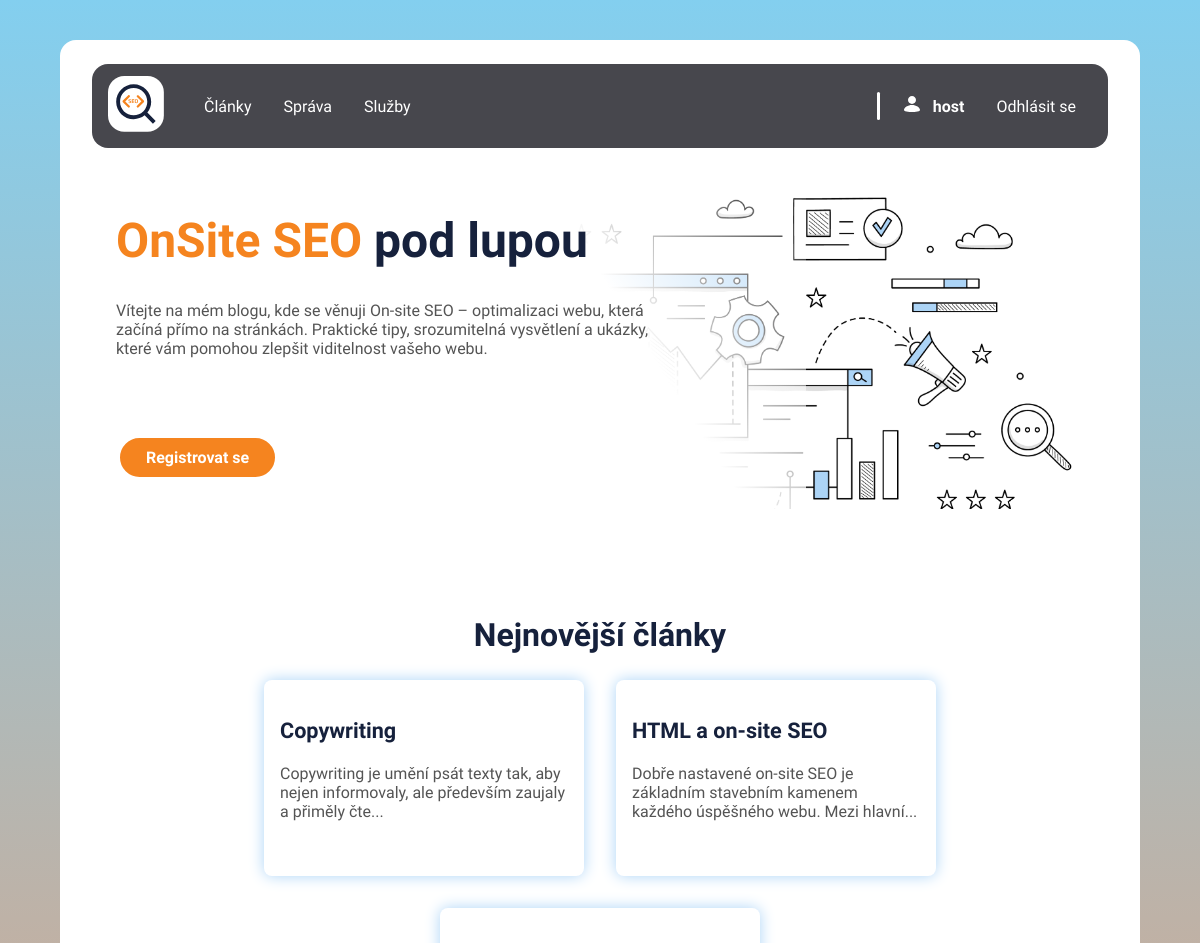
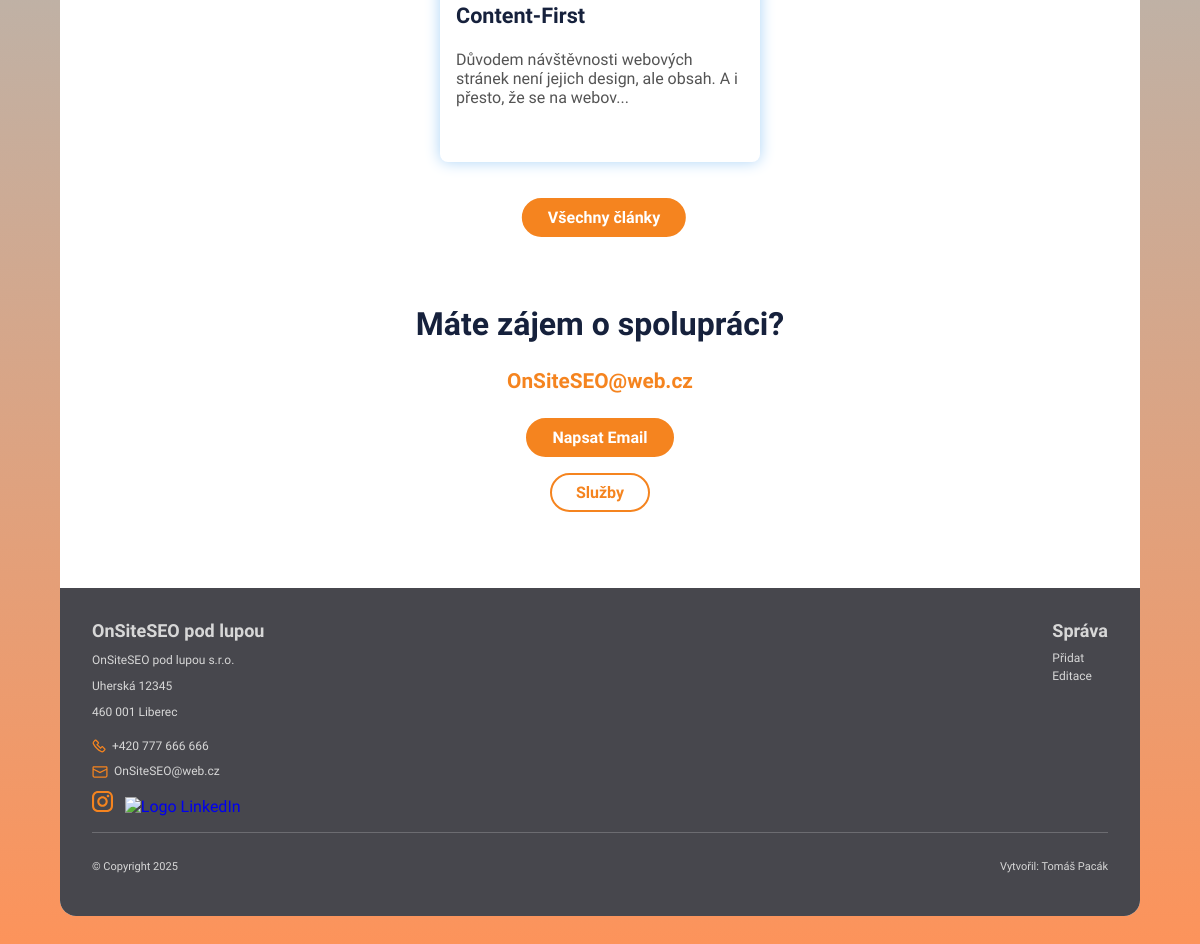
The page /app/views/blog/index.php (signed in) on the database its author committed (2 pictures, top to bottom).
### tables this page shows
CREATE TABLE `clanky` (
  `id` int(11) NOT NULL,
  `title` varchar(255) NOT NULL,
  `author` varchar(255) NOT NULL,
  `category` varchar(100) DEFAULT NULL,
  `text` mediumtext NOT NULL,
  `sources` text NOT NULL,
  `images` longtext DEFAULT NULL CHECK (json_valid(`images`)),
  `created_at` timestamp NOT NULL DEFAULT current_timestamp(),
  `updated_at` timestamp NOT NULL DEFAULT current_timestamp() ON UPDATE current_timestamp(),
  `user_id` int(11) NOT NULL
);

### app/models/Clanek.php (called while the page is built, shortened)
<?php
class Clanek {
    private $db;
    public function __construct($db) {
        $this->db = $db;
    }
    public function getAll(int $limit = null): array {
        $sql = "SELECT * FROM clanky ORDER BY created_at DESC";
        if ($limit !== null) {
            $sql .= " LIMIT " . (int)$limit;
        }
        $stmt = $this->db->prepare($sql);
        $stmt->execute();
        return $stmt->fetchAll(PDO::FETCH_ASSOC);
    }
}

### app/views/blog/index.php (the view, shortened to what this page needs)
<?php
require_once '../../models/Clanek.php';
$db = (new Database())->getConnection();
$clanekModel = new Clanek($db);
$clanky = $clanekModel->getAll(3);
?>
<!DOCTYPE html>
<html lang="cz">
<head>
    <link rel="stylesheet" href="../../../public/css/typography.css">
    <link rel="stylesheet" href="../../../public/css/layout.css">
    <link rel="stylesheet" href="../../../public/css/style.css">
</head>
<body>
    <div class="page">
        <header class="head__wrapper">
            <div class="menu">
                <div class="navbar">
                    <a href="./index.php" class="navbar__logo"><img class="img--responsiv" src="../../../public/img/logo.svg" alt="logo"></a>
                    <nav class="hamburger-nav hamburger-zone">
                        <menu>
                            <div class="menuLeft menuRight">
                                <li class="menu__item"><a href="./clanky.php">Články</a></li>
                                <li class="menu__item"><a href="../admin/clanek_create.php">Správa</a></li>
                                <li class="menu__item"><a href="./sluzby.php">Služby</a></li>
                            </div>
                            <?php if (isset($_SESSION['username'])): ?>
                                <div class="menuRight">
                                    <div class="line"></div>
                                    <li class="menu__item">
                                        <div class="userLoged">
                                            <div class="iconContainer"><img class="img--responsiv" src="../../../public/img/icon_user.svg" alt="ikona uzživatele"></div>
                                            <p class="userLoged__text"><strong><?= htmlspecialchars($_SESSION['username']) ?></strong></p>
                                        </div>
                                    </li>
                                    <li class="menu__item">
                                        <a class="nav-link" href="../../controllers/logout.php">Odhlásit se</a>
                                    </li>
                                </div>
                            <?php endif; ?>
                        </menu>
                    </nav>
                </div>
            </div>
            <div class="uvod">
                <div class="uvod__wrapper">
                    <div class="uvod__text">
                        <h1>OnSite SEO <span class="secondaryC">pod lupou</span></h1>
                        <p class="uvod__popis">Vítejte na mém blogu, kde se věnuji On-site SEO – optimalizaci webu, která začíná přímo na stránkách. Praktické tipy, srozumitelná vysvětlení a ukázky, které vám pomohou zlepšit viditelnost vašeho webu.</p>
                        <a href="../auth/register.php" class="btn ">Registrovat se</a>
                    </div>
                </div>
                <div class="uvod__img">
                    <img class="img--responsiv" src="../../../public/img/hp_bg1.webp" alt="Ilustrace na téma On site SEO">
                </div>
            </div>
        </header>
        <main class="page__wrapper">
            <section class="cards">
                <h2 class="title title2 cards__title text--center">Nejnovější články</h2>
                <div class="cards__wrapper">
                    <?php foreach ($clanky as $clanek): ?>
                            <a class="card" href="clanek_detail.php?id=<?= $clanek['id'] ?>">
                                <article class="card__wrapper">
                                    <h3 class="card__title"><?= htmlspecialchars($clanek['title']) ?></h3>
                                    <p class="card__text">
                                        <?= mb_strimwidth(strip_tags(html_entity_decode($clanek['text'])), 0, 100, '...') ?>
                                    </p>
                                </article>
                            </a>
                        <?php endforeach; ?>
                    </div>
                <a href="./clanky.php" class="btn btn--center">Všechny články</a>
            </section>
            <section class="navrhy text--center">
                <h2>Máte zájem o spolupráci?</h2>
                <div>
                    <p class="navrhy__mail">OnSiteSEO@web.cz</p>
                    <div class="log__btns log__btns--kontakt">
                        <a class="btn" href="mailto:obchod@l3web.cz">Napsat Email</a>
                        <a class="btn btn--var2" href="./sluzby.php">Služby</a>
                    </div>
                </div>
            </section>
        </main>
        <footer>
            <div class="footer">
                <div class="footer__mainWrapper">
                    <div class="footer__kategory">
                        <p class="footer__title">OnSiteSEO pod lupou</p>
                        <div class="footer__wrapper">
                            <div>
                                <p class="footer__neodkaz">OnSiteSEO pod lupou s.r.o.</p>
                                <p class="footer__neodkaz">Uherská 12345</p>
                                <p class="footer__neodkaz">460 001 Liberec</p>
                            </div>
                            <div class="footer__wrapper2">
                                <a class="footer__odkaz footer__odkaz--tel" href="tel:+420777666666">+420 777 666 666</a>
                                <a class="footer__odkaz footer__odkaz--mail" href="mailto:obchod@l3web.cz">OnSiteSEO@web.cz</a>
                                <div class="footer__icons">
                                    <a href="#"><img class="footer__icon" src="../../../public/img/icon_instagram.svg" alt="Logo Instagram"></a>
                                    <a href="#"><img class="footer__icon" src="../../../public/img/footer_linkedin.svg" alt="Logo LinkedIn"></a>
                                </div>
                            </div>
                        </div>
                    </div>
                    <div class="footer__kategory">
                        <p class="footer__title">Správa</p>
                        <div class="footer__text">
                            <a class="footer__odkaz" href="../admin/clanek_create.php">Přidat</a>
                            <a class="footer__odkaz" href="../admin/clanky_edit_delete.php">Editace</a>
                        </div>
                    </div>
                </div>
                <div class="footer__line"></div>
                <div class="footer__paticka">
                    <div class="paticka__wrapper">
                        <p>© Copyright 2025</p>
                    </div>
                    <p>Vytvořil: Tomáš Pacák</p>
                </div>
            </div>
        </footer>
    </div>
</body>
</html>

### public/css/typography.css (style rules this page uses)
:root { --text:#545454; --primalC: #f5841f; --secondaryC: #16213C; --gradientBg: linear-gradient(to right, #fd935a, #83cfef); --bg:#ffffff; --btnH: #acd4f7; --cardBg:#2A2A2A; --bg-footer:#47474D; --text-footer:#d7d7d7; }
html { font-family: 'Hanken Grotesk', sans-serif; font-weight: 400; font-size: 16px !important; color: var(--text); }
h1 { font-size: clamp(1.6rem, 4.5vw, 3rem); color: var(--primalC); }
h2 { font-size: clamp(1.4rem, 3vw, 2rem); }
h3, .log__title { font-size: clamp(1.1rem, 1.8vw, 1.7rem); }
h2, h3, h4, .log__title { color: var(--secondaryC); }
.text--center { text-align: center; }
.secondaryC { color: var(--secondaryC); }
a:not(.link) { text-decoration: none; }
.navrhy__mail { font-weight: 800; font-size: 1.3em; color: var(--primalC); }
.footer__odkaz { text-decoration: none; color: var(--footerText); font-weight: 400; font-size: 12px; }
.footer__neodkaz { text-decoration: none; color: var(--footerText); font-weight: 400; font-size: 12px; }
.footer__title { font-weight: 800; font-size: 18px; margin: 0; }
.footer__paticka { font-weight: 400; font-size: 11px; }

### public/css/layout.css (style rules this page uses)
.page { margin: 2.5em auto; max-width: 90%; }
.page__wrapper, .head__wrapper { padding: 0.5em; }
.navbar { margin: 0.5em; margin-bottom: 0; }
.uvod, section { margin-bottom: 5em; }
.uvod { display: flex; flex-direction: row; gap: 0; max-width: 100%; position: relative; z-index: 2; overflow: hidden; }
.uvod__text { margin-top: 1em; margin-left: 1em; }
.uvod__wrapper { width: 80%; z-index: 4; background: linear-gradient(58deg,rgba(255, 255, 255, 1) 0%, rgba(255, 255, 255, 1) 70%, rgba(255, 255, 255, 0) 100%); }
.uvod__text .btn { margin-top: 2em; }
.uvod__img { position: absolute; width: 100%; left: 0; height: 100%; }
.uvod__img img { margin-top: 1.5em; }
.cards__wrapper { display: flex; flex-wrap: wrap; gap: 2em; justify-content: center; margin-bottom: 2em; }
.log__btns { margin: 3em 0; }
@media (min-width: 538px) { .page__wrapper { padding: 0.5em 2em; } }
@media (min-width: 538px) { .head__wrapper { margin: 1em; margin-bottom: 0; margin-top: 0.5em; } }
@media (min-width: 538px) { .uvod__text .btn { margin-top: 3em; } }
@media (min-width: 538px) { .uvod__popis { margin-right: 2em; } }
@media (min-width: 961px) { .uvod { display: flex; flex-direction: row; gap: 0; position: relative; z-index: 2; overflow: hidden; } }
@media (min-width: 961px) { .uvod__wrapper { width: 70%; z-index: 4; background: linear-gradient(58deg,rgba(255, 255, 255, 1) 0%, rgba(255, 255, 255, 1) 70%, rgba(255, 255, 255, 0) 100%); } }
@media (min-width: 961px) { .uvod__popis { margin-right: 8em; } }
@media (min-width: 961px) { .uvod__text .btn { margin-top: 4em; margin-bottom: 2em; } }
@media (min-width: 961px) { .page__wrapper { padding: 0.5em 4em; } }
@media (min-width: 961px) { .uvod, section { margin-bottom: 4em; } }
@media (min-width: 961px) { .uvod__text { margin-top: 4em; margin-left: 2em; } }
@media (min-width: 961px) { .uvod__img { position: absolute; width: 100%; left: 0; height: 100%; } }

### rows shown on the page
clanky: title "Copywriting", text "Copywriting je umění psát texty tak, aby nejen informovaly, ale především zaujaly a přiměly čte..."
clanky: title "HTML a on-site SEO", text "Dobře nastavené on-site SEO je základním stavebním kamenem každého úspěšného webu. Mezi hlavní..."
clanky: title "Content-First", text "Důvodem návštěvnosti webových stránek není jejich design, ale obsah. A i přesto, že se na webov..."

### other values the page prints
$_SESSION['username'] "host"
